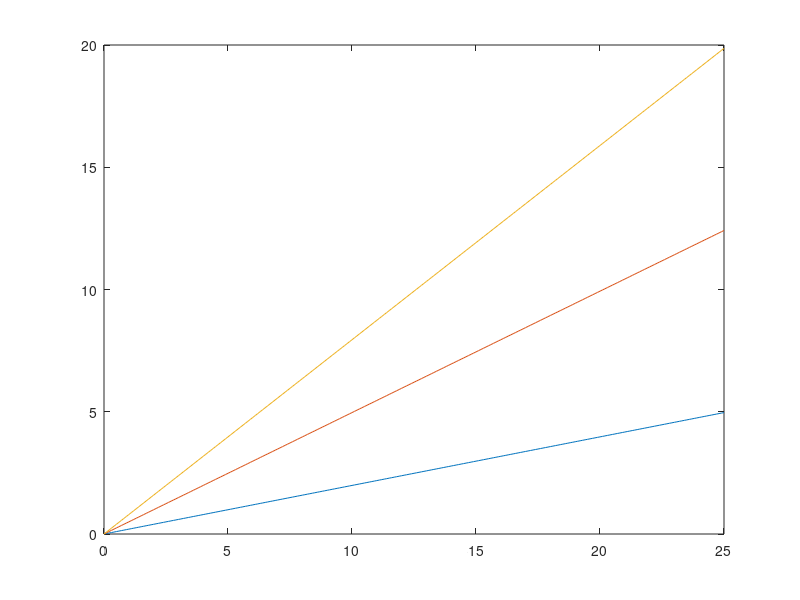

Recreate this plot in MATLAB.
%%Author: David Al-Nemri
%%NASA Microgravity NExT - Under Ice


%******Heat Fusion******


H = 334;
rho = .9167;
ratio = 2.54;
t = .018 * ratio;
r = .40832 * ratio;
h = ratio;
V = pi*(2*r*t - t^2)*h;
m = rho * V;
q = m * H;

ratio2 = .3048;
p = 2*pi*r / 100;
ohms = [10*ratio2*p; 25*p*ratio2; 40*p*ratio2];
I = [0:0.1:25];
V = I.*ohms;
plot(I,V);


